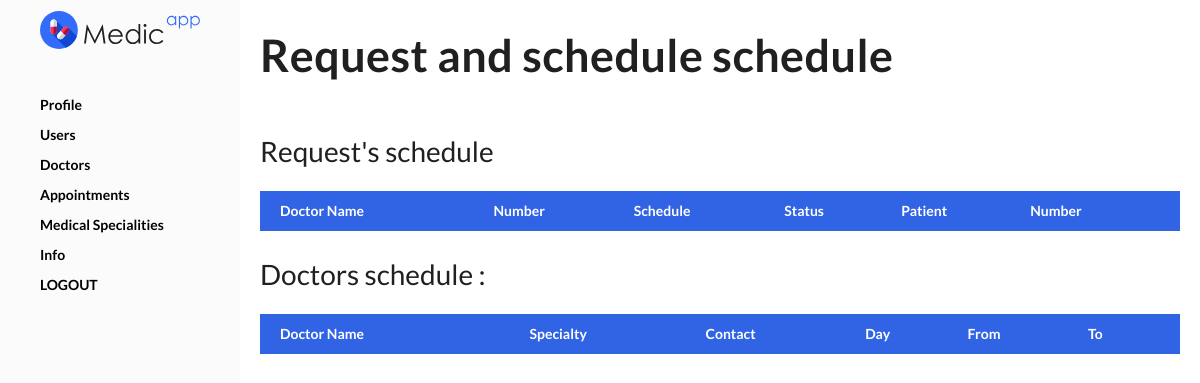
/admin/appt.php (signed in), run on an earlier commit of the app's database.
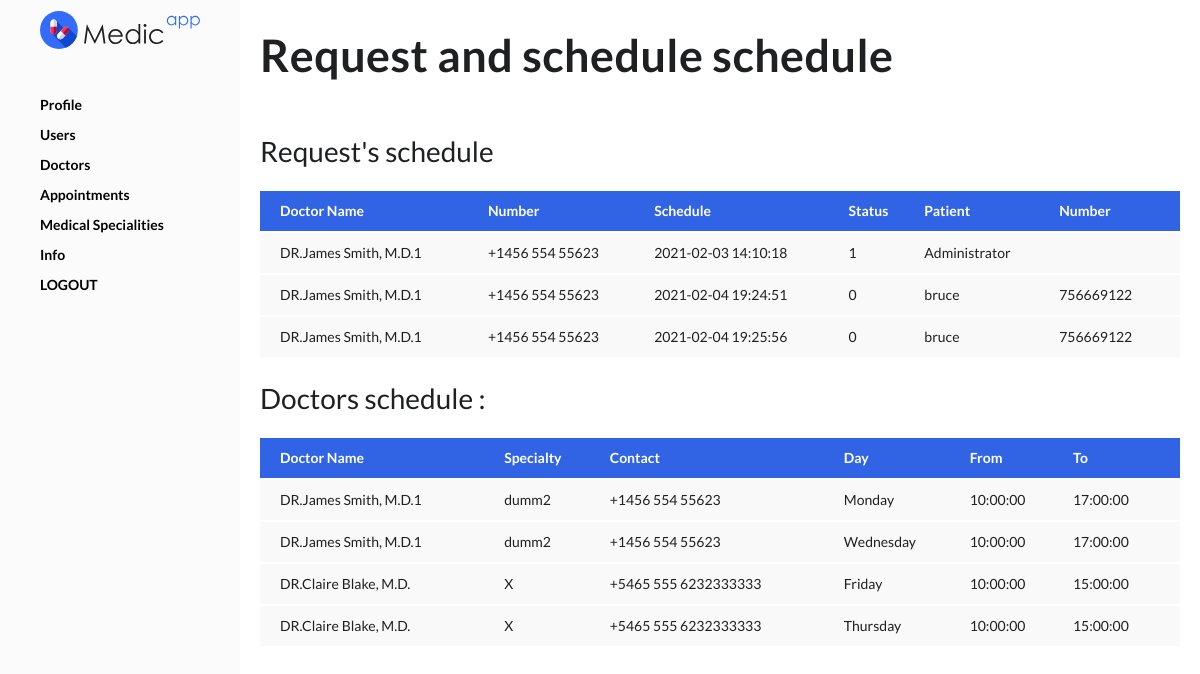
And on a later commit of the database.
### tables this page shows
CREATE TABLE `users` (
  `id` int(30) NOT NULL,
  `name` varchar(200) NOT NULL,
  `address` text NOT NULL,
  `contact` text NOT NULL,
  `username` varchar(100) NOT NULL,
  `password` varchar(200) NOT NULL,
  `type` tinyint(1) NOT NULL DEFAULT 2 COMMENT '1=admin , 2 = doctor,3=patient'
);

CREATE TABLE `appointment_list` (
  `id` int(30) NOT NULL,
  `doctor_id` int(30) NOT NULL,
  `patient_id` int(30) NOT NULL,
  `schedule` datetime NOT NULL,
  `status` tinyint(1) NOT NULL DEFAULT 0 COMMENT '0= for verification, 1=confirmed,2= reschedule,3=done',
  `date_created` datetime NOT NULL DEFAULT current_timestamp()
);

CREATE TABLE `medical_specialty` (
  `id` int(30) NOT NULL,
  `fk_UID` int(30) NOT NULL,
  `specialty` text NOT NULL
);

CREATE TABLE `doctors_schedule` (
  `id` int(30) NOT NULL,
  `doctor_id` int(30) NOT NULL,
  `day` varchar(20) NOT NULL,
  `time_from` time NOT NULL,
  `time_to` time NOT NULL
);

### include/DB_manage.php (called while the page is built, shortened)
<?php
class DB_Manage {
    public $db;
    function __construct() {
        require_once 'DB_Connect.php';
        $db = new Db_Connect();
         $this->db = $db->connect();
    }
public function getdocapt(){
$stmt1 = $this->db->prepare(" SELECT u.id,u.name , u.contact , d.day , d.time_from ,d.time_to ,m.specialty FROM users u INNER JOIN doctors_schedule d on u.id = d.doctor_id INNER JOIN medical_specialty m on u.id = m.fk_UID ");
    if ($stmt1->execute()) {
        $order1 = $stmt1->get_result()->fetch_all(MYSQLI_ASSOC);
		return $order1;
    }
         else {return false;}
}
									public function getallapt(){
										$stmt1 = $this->db->prepare("SELECT u.name as docn,u.contact as dcontact ,a.schedule,a.status,m.name,m.contact FROM users u INNER JOIN appointment_list a on u.id = a.doctor_id INNER JOIN users m on m.id = a.patient_id");
											if ($stmt1->execute()) {
												$order1 = $stmt1->get_result()->fetch_all(MYSQLI_ASSOC);
												return $order1;
											}
												 else {return false;}
										}
}
?>

### include/DB_Connect.php (called while the page is built, shortened)
<?php
class DB_Connect {
    public function connect() {
        $this->conn = new mysqli(DB_HOST, DB_USER, DB_PASSWORD, DB_DATABASE);
        mysqli_set_charset( $this->conn,'utf8');
        return $this->conn;
    }
}
?>

### admin/appt.php (the view, shortened to what the changed rows need)
<?php
require_once dirname(__FILE__, 2) . '/include/DB_Manage.php';
$mng = new DB_Manage();
    ?>
<!doctype html>
<html lang="en">
<head><base href="../">
    <link rel="stylesheet" href="assets/css/bootstrap/bootstrap.css">
    <link rel="stylesheet" href="assets/css/icofont.min.css">
    <link rel="stylesheet" href="assets/css/simple-line-icons.css">
    <link rel="stylesheet" href="assets/css/jquery.typeahead.css">
    <link rel="stylesheet" href="assets/css/datatables.min.css">
    <link rel="stylesheet" href="assets/css/bootstrap-select.min.css">
    <link rel="stylesheet" href="assets/css/Chart.min.css">
    <link rel="stylesheet" href="assets/css/morris.css">
    <link rel="stylesheet" href="assets/css/leaflet.css">
    <link rel="stylesheet" href="assets/css/style.css">
</head>
<body class="vertical-layout boxed">
    <div class="page-box">
        <div class="app-container">
            <main class="main-content">
                <div class="main-content-wrap">
                    <header class="page-header">
                        <h1 class="page-title">Request and schedule schedule</h1>
                    </header>
                    <div class="page-content">
                        <div class="card mb-0 mt-4">
                            <div class="card-body">
                                <div class="table-responsive">
                                    <table id="mytable" class="table table-hover">
                                        <thead>
                                            <tr class="bg-primary text-white">
                                                <th scope="col" >Doctor Name</th>
                                                <th scope="col">Number</th>
                                                <th scope="col">Schedule</th>
                                                <th scope="col">Status</th>
                                                <th scope="col">Patient</th>
                                                <th scope="col">Number</th>
                                            </tr>
                                        </thead>
                                        <tbody>
<?php
$order1=$mng->getallapt();
foreach($order1 as $row) {
    echo"<tr class='tr'>";
    echo "<td>".$row['docn']."</td>";
    echo "<td>".$row['dcontact']."</td>";
    echo "<td>".$row['schedule']."</td>";
    echo "<td>".$row['status']."</td>";
    echo "<td>".$row['name']."</td>";
    echo "<td>".$row['contact']."</td>";
    echo"</tr>";
}
                                                ?>
                                        </tbody>
                                    </table>
                                </div>
                            </div>
                        </div>
                        <div class="card mb-0 mt-4">
                            <div class="card-body">
                                <div class="table-responsive">
                                    <table id="mytable" class="table table-hover">
                                        <thead>
                                            <tr class="bg-primary text-white">
                                                <th scope="col" >Doctor Name</th>
                                                <th scope="col">Specialty</th>
                                                <th scope="col">Contact</th>
                                                <th scope="col">Day</th>
                                                <th scope="col">From</th>
                                                <th scope="col">To</th>
                                            </tr>
                                        </thead>
                                        <tbody>
<?php
$order1=$mng->getdocapt();
foreach($order1 as $row) {
    echo"<tr class='tr'>";
    echo "<td id='".$row['id']."'>".$row['name']."</td>";
    echo "<td  id='".$row['id']."'>".$row['specialty']."</td>";
    echo "<td  id='".$row['id']."'>".$row['contact']."</td>";
    echo "<td  id='".$row['id']."'>".$row['day']."</td>";
    echo "<td  id='".$row['id']."'>".$row['time_from']."</td>";
    echo "<td  id='".$row['id']."'>".$row['time_to']."</td>";
    echo"</tr>";
}
                                                ?>
                                        </tbody>
                                    </table>
                                </div>
                            </div>
                        </div>
                    </div>
                </div>
            </main>
        </div>
</body>
</html>

What changed in the data, as far as the page shows it:
added users: name "DR.James Smith, M.D.1", contact "+1456 554 55623", appointment_list.schedule "2021-02-03 14:10:18", appointment_list.status "1", users.name "Administrator", appointment_list.schedule "2021-02-04 19:24:51", appointment_list.status "0", users.name "bruce", users.contact "756669122", appointment_list.schedule "2021-02-04 19:25:56", medical_specialty.specialty "dumm2", doctors_schedule.day "Monday", doctors_schedule.time_from "10:00:00", doctors_schedule.time_to "17:00:00", doctors_schedule.day "Wednesday"
now on this page (row edited): users: name "DR.Claire Blake, M.D.", medical_specialty.specialty "X", contact "+5465 555 6232333333", doctors_schedule.day "Friday", doctors_schedule.time_from "10:00:00", doctors_schedule.time_to "15:00:00", doctors_schedule.day "Thursday"
